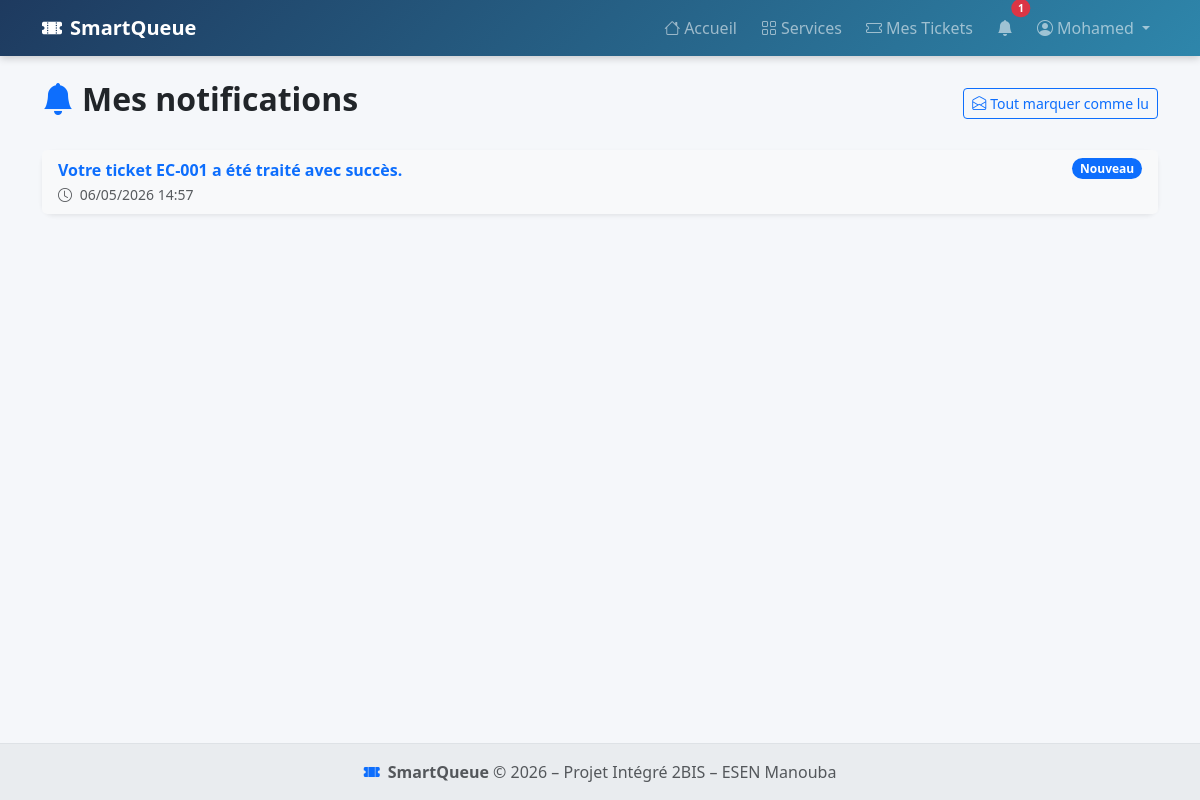
Screenshot of /notifications.php (signed in) with the database file from the repository.
### tables this page shows
CREATE TABLE `notifications` (
  `id`         INT AUTO_INCREMENT PRIMARY KEY,
  `user_id`    INT NOT NULL,
  `message`    TEXT NOT NULL,
  `type`       ENUM('info','success','warning','danger') DEFAULT 'info',
  `lu`         TINYINT(1) DEFAULT 0,
  `created_at` DATETIME DEFAULT CURRENT_TIMESTAMP,
  FOREIGN KEY (`user_id`) REFERENCES `utilisateurs`(`id`) ON DELETE CASCADE
);

### notifications.php (the view, shortened to what this page needs)
<?php
require_once 'config/connexion.php';
$user = currentUser();
$stmt = $conn->prepare("
    SELECT * FROM notifications
    WHERE user_id = ?
    ORDER BY created_at DESC
    LIMIT 50
");
$stmt->execute([$user['id']]);
$notifications = $stmt->fetchAll();
?>
<?php include 'layout/header.php'; ?>
<div class="container">
    <div class="d-flex justify-content-between align-items-center mb-4">
        <h2 class="fw-bold">
            <i class="bi bi-bell-fill text-primary me-2"></i>Mes notifications
        </h2>
        <a href="?mark_read=1" class="btn btn-outline-primary btn-sm">
            <i class="bi bi-envelope-open me-1"></i>Tout marquer comme lu
        </a>
    </div>
    <div class="card border-0 shadow-sm">
        <div class="list-group list-group-flush">
            <?php if (empty($notifications)): ?>
                <div class="list-group-item text-center py-5">
                    <i class="bi bi-bell-slash fs-1 text-muted mb-3 d-block"></i>
                    <p class="text-muted mb-0">Aucune notification</p>
                </div>
            <?php else: ?>
                <?php foreach ($notifications as $notif): ?>
                    <div class="list-group-item <?= !$notif['lu'] ? 'bg-light' : '' ?>">
                        <div class="d-flex justify-content-between align-items-start">
                            <div>
                                <div class="fw-bold <?= !$notif['lu'] ? 'text-primary' : 'text-dark' ?>">
                                    <?= htmlspecialchars($notif['message']) ?>
                                </div>
                                <small class="text-muted">
                                    <i class="bi bi-clock me-1"></i>
                                    <?= date('d/m/Y H:i', strtotime($notif['created_at'])) ?>
                                </small>
                            </div>
                            <?php if (!$notif['lu']): ?>
                                <span class="badge bg-primary rounded-pill">Nouveau</span>
                            <?php endif; ?>
                        </div>
                    </div>
                <?php endforeach; ?>
            <?php endif; ?>
        </div>
    </div>
</div>
<?php include 'layout/footer.php'; ?>

### style.css (style rules this page uses)
:root { --sq-primary: #1E3A5F; --sq-accent: #2E86AB; --sq-light: #E8F4F8; --sq-success: #198754; --sq-warning: #ffc107; --sq-danger: #dc3545; --sq-transition: .3s ease; }
body { background-color: #f5f7fa; font-family: 'Segoe UI', system-ui, sans-serif; min-height: 100vh; display: flex; flex-direction: column; }
.card { border: none; box-shadow: 0 2px 8px rgba(0,0,0,.08); border-radius: .75rem; transition: box-shadow var(--sq-transition), transform var(--sq-transition); }

### rows the page displays
notifications: message "Votre ticket EC-001 a été traité avec succès.", created_at "06/05/2026 14:57", lu "Nouveau"

### other values shown
$notifCount "1"
$user['prenom'] "Mohamed"
